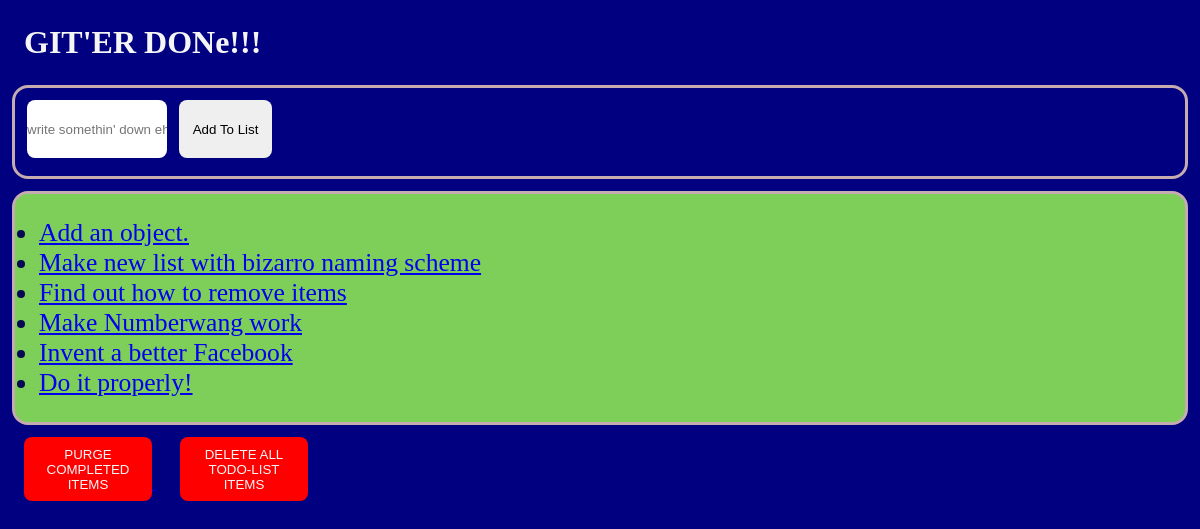
Before: / with the older database file.
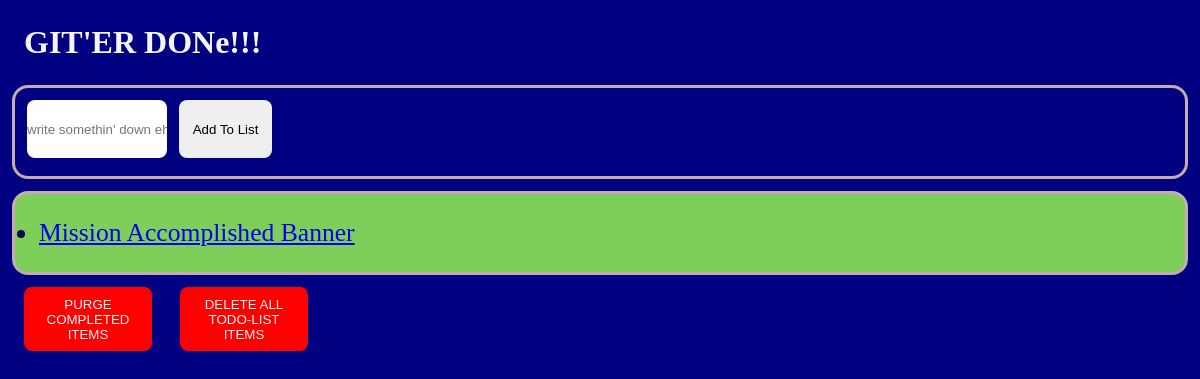
After: the same page with the newer database file.
### jobs/models.py (models this page shows, shortened)
class ToDoList(models.Model):
    item = models.CharField(max_length=66)
    completed = models.BooleanField(default=False)

### jobs/views.py (the view)
# urls.py: path("", views.index, name="homepage"),
def index(req):
    todo_items = ToDoList.objects.order_by("id")
    form = ToDoListForm()
    context = {"todo_items": todo_items, "form": form}
    return render(req, "jobs/index.html", context)

### jobs/forms.py
class ToDoListForm(forms.Form):
    item = forms.CharField(
        max_length=45,
        widget=forms.TextInput(
            attrs={
                "class": "add-item",
                "placeholder": "write somethin' down eh??",
                "aria-label": "Todo",
                "aria-describeby": "add-btn",
            }
        ),
    )

### jobs/templates/jobs/index.html (shortened to what this page needs)
{% load static %}
<!DOCTYPE html>
<html lang="en">
  <head>
    <link rel="stylesheet" href="{% static 'jobs/styles.css' %}" />
  </head>
  <body>
    <div class="banner">
      <h1>GIT'ER DONe!!!</h1>
    </div>
    <div class="entry-field">
      <form action="{% url 'add' %}" method="POST" role="form">
        {% csrf_token %} {{ form.item }}
        <button class="add-item submit" type="submit">Add To List</button>
      </form>
    </div>
    <div class="main">
      <ul class="todos">
        {% for todoItem in todo_items %} {% if todoItem.completed %}
        <li class="completed">{{todoItem.item}}</li>
        {% else %}
        <li>
          <a href="{% url 'completeToDo' todoItem.id %}">{{todoItem.item}}</a>
        </li>
        {% endif %} {% endfor %}
      </ul>
    </div>
    <a href="{% url 'deleteCompleted' %}">
      <button class="purge-button" type="submit">PURGE COMPLETED ITEMS</button>
    </a>
    <a href="{% url 'deleteAll' %}">
      <button class="purge-button" type="submit">
        DELETE ALL TODO-LIST ITEMS
      </button>
    </a>
  </body>
</html>

### jobs/static/jobs/styles.css (style rules this page uses)
body, h1, h2, h3, h4, h5, h6, p, img, div, a, ul, ol, li, input, form, button { margin: 0; padding: 0; border: 0; }
body { color: whitesmoke; background-color: navy; }
.banner { padding: 1%; margin: 1%; }
.entry-field { margin: 1%; padding: 1%; border: 1px solid black; border-radius: 16px; border: 3px solid rgb(197, 172, 176); height: 64px; position: relative; }
.add-item { position: absolute; margin-top: auto; height: 66%; width: 12%; border-radius: 8px; }
.submit { left: 14%; width: 8%; }
.main { color: rgb(8, 8, 83); margin: 1%; padding: 2%; font-size: 1.6em; background-color: rgb(126, 206, 90); border: 3px solid rgb(197, 172, 176); border-radius: 16px; }
.purge-button { margin-left: 2%; padding: 8px; height: 64px; width: 128px; border-radius: 8px; color: whitesmoke; background-color: red; }

Changed rows visible on the page:
removed ToDoList: item "Add an object."
removed ToDoList: item "Make new list with bizarro naming scheme"
removed ToDoList: item "Find out how to remove items"
removed ToDoList: item "Make Numberwang work"
removed ToDoList: item "Invent a better Facebook"
removed ToDoList: item "Do it properly!"
added ToDoList: item "Mission Accomplished Banner"
